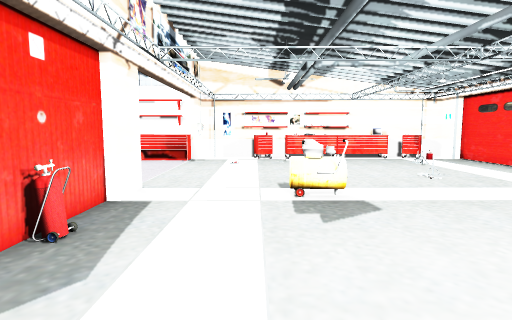
View 1 (above)

12 first-person views from a walk through a Unity game level. The camera is 1.4 m above the floor, tilts 6° down and sees 80° across. The floor is counted in squares, 1 m on a side. Each view is taken from the middle of a square. On the plan, view 1 faces up. The plan holds only what a view shows up to about 14 squares ahead; the rest is blank. The place goes on beyond the plan. The player is left out. Some animated figures are not drawn.

View 2
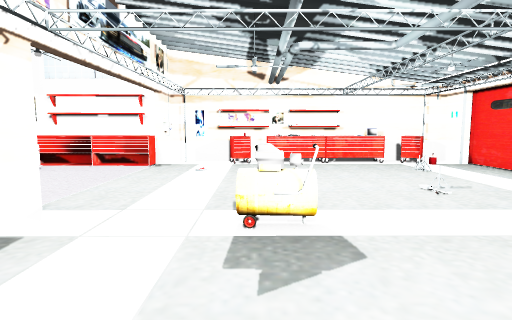

View 3
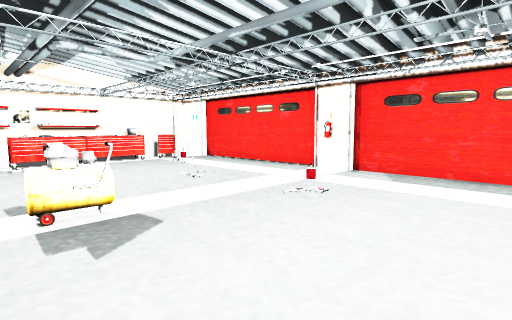

View 4
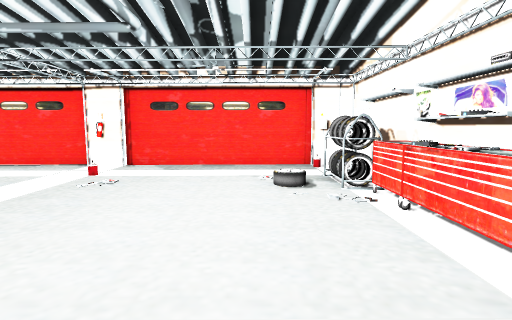

View 5
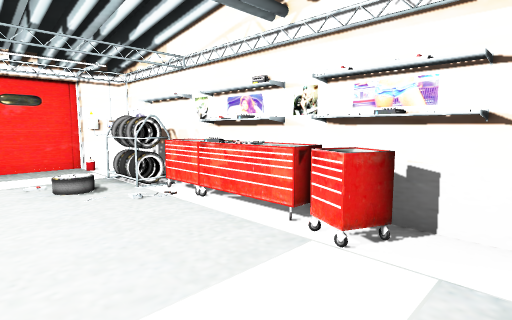

View 6
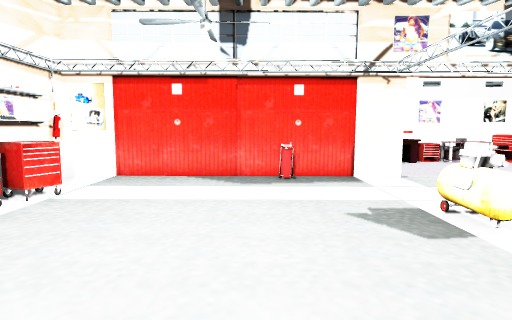

View 7
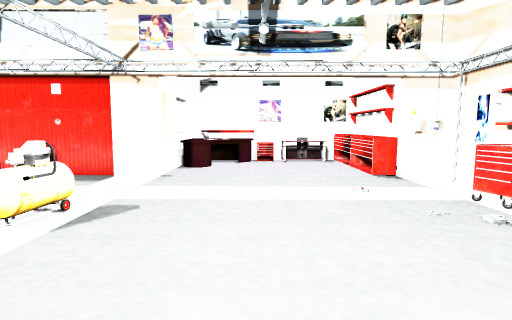

View 8
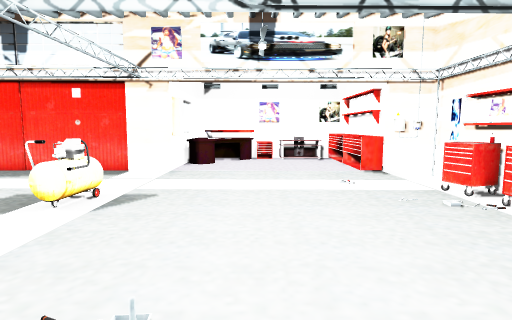

View 9
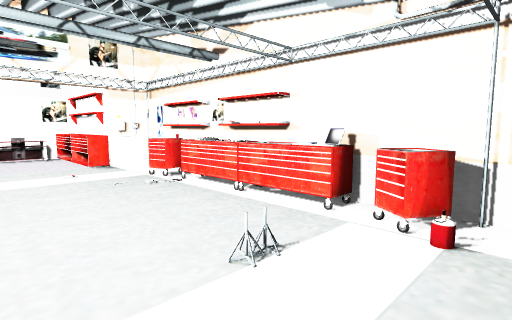

View 10
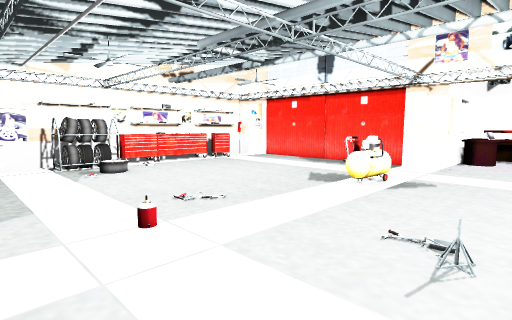

View 11
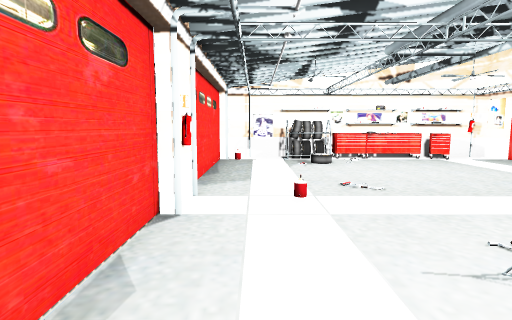

View 12
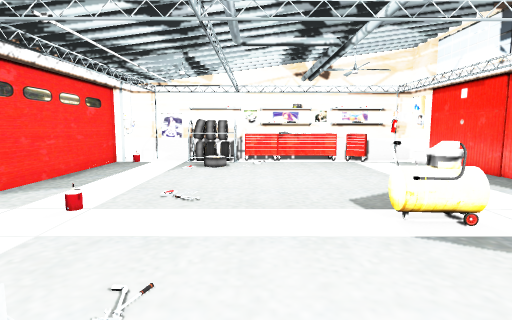

### Floor plan
Key: @ floor where view 1 was taken; # wall or solid block; x gap in a wall; . floor; = window, fence, low wall or low ledge; ^ raised ledge.
Columns run from 8 left of view 1 to 10 right of it. Each row starts with its distance up from view 1.
 16       #### ######
 15      ##.#####^^####
 14 ######.........x..#
 13 #^................#
 12 #^................#
 11 #^................#
 10 #^................#
  9 #^^...............#
  8 #^^^..............#
  7 #^^^##...==......##
  6      #...=#......##
  5      #............#
  4      #............#
  3      #............#
  2      #............#
  1      #............#
  0      #..@.........#
 -1      #..=....###.##
 -2      ####^##^#####
 -3         ######

Where each view was taken, in squares from view 1:
view 1: 0 up, 0 right, facing up
view 2: 2 up, 1 right, facing up
view 3: 1 up, 0 right, facing up-right
view 4: 1 up, 2 left, facing right
view 5: 2 up, 2 left, facing down-right
view 6: 3 up, 6 right, facing left
view 7: 10 up, 6 right, facing left
view 8: 10 up, 7 right, facing left
view 9: 10 up, 9 right, facing up-left
view 10: 10 up, 9 right, facing down-left
view 11: 12 up, 8 right, facing down
view 12: 11 up, 4 right, facing down
